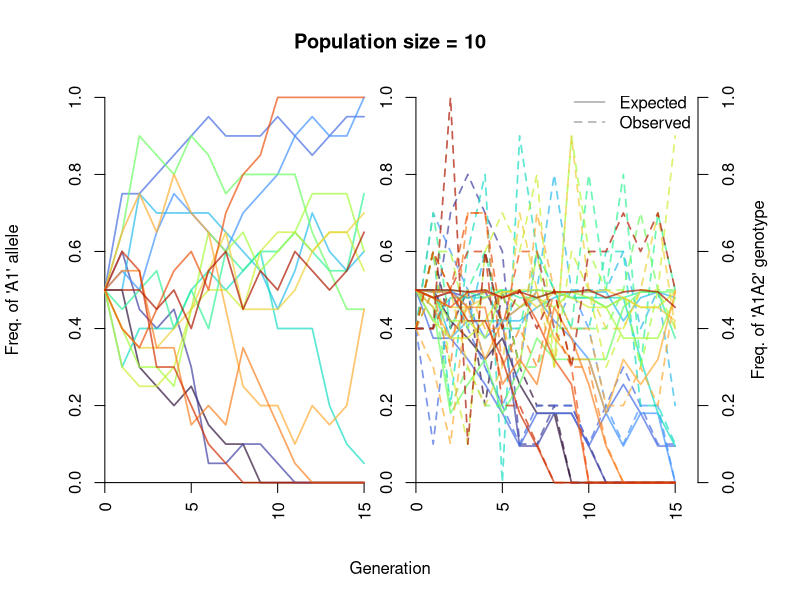
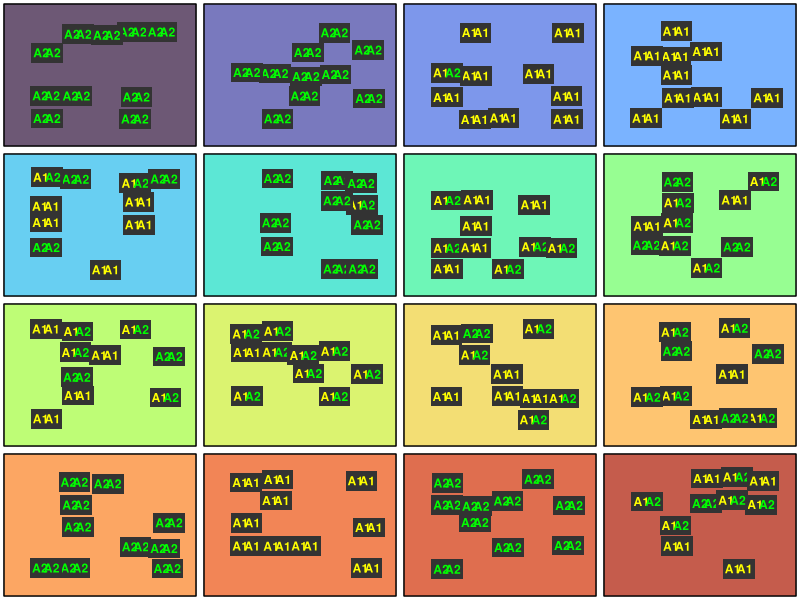

Here is the R script that generated these plots, in order:
# Clear memory, close plotting devices
rm(list = ls())
graphics.off()

# Load packages:
library(scales)
library(viridis)


# choose plotting options

# plot a graphic of the genotypes in each population at the final generation?
plot.genotypes <- TRUE
# slow down genetic drift plotting to see one popn at a time
plot.delay <- 0.2 # change to e.g. 0.2 to slow down

# Set up population parameters

# no of diploid individuals
n <- 10 
# number of generations to simulate
n.gen <- 15 
# frequency of A1 allele at generation 0
p <- 0.5 
# frequency of A2 allele at generation 0
q <- 1 - p
# number of populations to simulate
n.pop <- 16 
# selection coefficient against A1A1 (selection against A1A2 is s/2)
s <- 0 # try e.g. 0.05 
# additional selection against heterozygotes
s.het <- 0 

# probability of fixation for a new allele
1 / (2 * n)
# probability of fixation for a new nearly neutral allele:
-2 * s / (1 - exp(4 * n * s))

# create a template data frame to store genotypes
pop <- expand.grid(id = 1:n, gen = 0:n.gen, allele1 = NA, allele2 = NA)

# initialise populations with exact allele frequency
pop[pop$gen == 0, c("allele1", "allele2")] <- 
  sample(c(rep("A1", round(p * n * 2)), rep("A2", round((1 - p) * n * 2))))

# have a look
pop[pop$gen == 0, ]

# simulate evolution forwards in time
start.time <- Sys.time()
simres <-
  lapply(1:n.pop, function(j) {

    print("Generation 0", quote = FALSE)
    print(pop[pop$gen == 0, c("allele1", "allele2")], row.names = FALSE)
    
    for(generation in 1:n.gen) {
      print(paste("Generation", generation), quote = FALSE, row.names = FALSE)
      # pick mate pairs at random
      n.A1 <- rowSums(pop[pop$gen == (generation - 1), c("allele1", "allele2")] == "A1")
      w <- 1 -  n.A1/2 * s
      w.het <- 1 - (n.A1 == 1) * s.het
      parents <- replicate(n, sample(1:n, 2, replace = FALSE, prob = w * w.het))
      this.gen <-
        sapply(1:n, function(i) {
          allele.tab <- pop[pop$gen == (generation - 1), ][parents[, i], c("allele1", "allele2")]
          apply(allele.tab, 1, sample, 1)
        })
      pop[pop$gen == generation, c("allele1", "allele2")] <- t(this.gen)
      print(pop[pop$gen == generation, c("allele1", "allele2")], row.names = FALSE)
    }
    
    freq <- 
      sapply(0:n.gen, function(generation) {
        mean(unlist(pop[pop$gen == generation, c("allele1", "allele2")]) == "A1")
      })
    
    pop$genotype <- apply(pop[, c("allele1", "allele2")], 1, function(x) paste0(sort(x), collapse = ""))
    pop$genotype <- factor(pop$genotype, c("A1A1", "A1A2", "A2A2"))
    frequencies <- data.frame(gen = 0:n.gen)
    frequencies$A1 <- freq
    frequencies$A2 <- 1 - frequencies$A1
    frequencies$A1A1.exp <- frequencies$A1^2
    frequencies$A1A2.exp <- 2 * frequencies$A1 * frequencies$A2
    frequencies$A2A2.exp <- frequencies$A2^2
    frequencies[, c("A1A1.obs", "A1A2.obs", "A2A2.obs")] <- 
      do.call("rbind", (tapply(pop$genotype, pop$gen, function(x) prop.table(table(x)))))
    
    rowSums(frequencies[, c("A1A1.exp", "A1A2.exp", "A2A2.exp")])
    rowSums(frequencies[, c("A1A1.obs", "A1A2.obs", "A2A2.obs")])
    
    #message_parallel(paste0(100 * (j/n.pop), "%"))
    
    return(list(pop = pop, frequencies = frequencies))
  })
finish.time <- Sys.time()

par(mar = c(5.1, 4.1, 4.1, 5.1))
gap <- ceiling(n.gen/5)
lwd <- 1.7
plot(x = 0:n.gen, y = 0:n.gen, ylim = 0:1, type = "n", xlab = "Generation", 
     ylab = "Freq. of 'A1' allele",
     xlim = c(0, n.gen * 2 + gap), axes = FALSE)
#box()
#abline(v = n.gen + gap)
#abline(v = n.gen)
axis.labels <- pretty(c(0:n.gen))
axis(1, at = axis.labels, las = 3, pos = 0)
axis(1, at = axis.labels + n.gen + gap, labels = axis.labels, las = 3, pos = 0)
axis(2, pos = 0)
axis(2, pos = n.gen + gap)
axis(4)
mtext("Freq. of 'A1A2' genotype", side = 4, line = 2.5)
title(paste("Population size =", n))
legend("topright", c("Expected", "Observed"), lty = 1:2,
       col = grey(0.7), bty = "n", lwd = lwd)

cols <- viridis(n.pop + 1, alpha = 0.7, option = "turbo")

lapply(1:n.pop, function(i) {
  x <- simres[[i]]
  Sys.sleep(min(plot.delay, 2/n.pop))
  lines(x = 0:n.gen, y = x$frequencies$A1, 
        col = cols[i], lwd = lwd)
  lines(x = (0:n.gen) + gap + n.gen, y = x$frequencies$A1A2.exp, 
        col = cols[i], lwd = lwd)
  lines(x = (0:n.gen) + gap + n.gen, y = x$frequencies$A1A2.obs, 
        col = cols[i], lty = 2, lwd = lwd)
})

# final frequencies of A1 allele
final.freq <- sapply(simres, function(x) x$frequencies$A1[x$frequencies$gen == n.gen])
final.freq
#hist(final.freq[final.freq > 0 & final.freq < 1])
finish.time - start.time



if(plot.genotypes) {
  old.par <- par(mfrow = c(ceiling(sqrt(n.pop)), ceiling(sqrt(n.pop))), mar = c(0.3, 0.3, 0.3, 0.3))
  final.genotypes.list <- 
    lapply(1:n.pop, function(i) {
      pop <- simres[[i]]$pop
      out <- pop[pop$gen == n.gen, c("allele1", "allele2")]
      plot(1, type = "n", xlim = 0:1, ylim = 0:1, axes = FALSE)
      rect(par("usr")[1], par("usr")[3],
           par("usr")[2], par("usr")[4],
           col = cols[i]) # Color
      
      box()
      gap <- 0.05 * sqrt(n.pop)/3
      coords <- 
        expand.grid(x = (1:ceiling(n/2))/(ceiling(n/2)+1), 
                    y = (1:ceiling(n/2))/(ceiling(n/2)+1))
      coords <- coords[sample(nrow(coords), n), ] 
      out <- cbind(out, coords)
      apply(out, 1, function(x) {
        xcoord <- jitter(as.numeric(x[3]), factor = 1.5)
        ycoord <- jitter(as.numeric(x[4]), factor = 2)
        points(c(xcoord, xcoord + gap), c(ycoord, ycoord), pch = 15, cex = 4, 
               col = "grey20")
        alleles <- sort(unlist(x[1:2]))
        cols <- c(A1 = "yellow", A2 = "green")
        text(x = c(xcoord, xcoord + gap), y = ycoord, labels = alleles, col = cols[alleles],
             font = 2, cex = 1.1)
      })
      out
    })
  par(old.par)
  final.genotypes <- do.call("rbind.data.frame", final.genotypes.list)[, c("allele1", "allele2")]
  
  
  # now we can estimate some ppopulation genetic parameters
  
  # frequency of the p allele
  p.est <- mean(unlist(final.genotypes) == "A1")
  
  # expected heterozygosity
  He <- 2 * p.est * (1 - p.est)
  
  # observed homozygosity
  n.homozygote <- sum(apply(final.genotypes, 1, function(x) length(unique(x))) == 2)
  Ho <- n.homozygote / (n * n.pop)
  
  # now we can calculate an estimate of F, the inbreeding coefficient
  F.est <- 1 - Ho / He
  
  # Here F.est means "an estimate of F". F simply gauges the extent of 
  # homozygote excess (how many more homozygotes are there compared to the HWE expectation?).
  # Normally we would break F down into Fis, the portion of F due to inbreeding 
  # (between individuals within populations) and Fst, the portion of F due to divergence 
  # between populations (population structure). For the sake of simplicity, here I am 
  # assuming no inbreeding (Fis = 0) and assuming all of F is due to population structure
  # (F = Fst). We know this assumption is true only because we have simulated the data. 
  # *** You would never normally assume F = Fst, I'm only doing this to simplify this code ***
  # 
  # What does Fst mean, in practical terms? I.e. what can we learn about 
  # the "real" populations from our Fst estimate?
  # To do that we have to make some assumptions about the populations,
  # which taken together will form a model.
  # Let's assume that: 
  #   the populations are diverging independently from a common ancestor with no migration
  #   all the populations are the same constant size
  #   no mutation
  #   no selection
  #   the populations have not reached equilibrium (think about why this assumption is necessary)
  #   random mating
  #   non-overlapping generations
  # If all of the above apply, the following equation holds:
  #
  #   Fst = 1 - (1 - 1/(2*n))^t
  # 
  # where n is the size of the populations and t is the number of generations since divergence.
  #
  # (My source for this equation was equations s1 and s2 of this paper:
  # https://doi.org/10.1101%2Fgr.154831.113
  # the original sources are older and are cited above equation s1.)
  #
  # We know both n and t, so we can use this equation to calculate what F (which here = Fst)
  # should be:

  print("***********************************")
  print(paste("Estimated F:", round(F.est, 3)))
  print(paste("'True' F:", round(1 - (1 - 1/(2*n))^n.gen, 3)))
  print("***********************************")
  
  # If this was real data, and we knew the (effective) size of each population,
  # we could solve the above equation for t (time in generations), and estimate
  # the age of the populations in no of generations since divergence:
  t.est <- log(1 - F.est) / log((1 - 1/(2*n)))
  print("***********************************")
  print(paste("Estimated no of generations since splitting:", round(t.est, 1)))
  print(paste("True number of generations:", n.gen))
  print("***********************************")
  #
  # Alternatively, if we know the number of generations since splitting
  # (which is probably more realistic) we can estimate the effective size
  # of each population.
  # Solve the above equation for n:
  n.est <- 1/(2*(1 - (1 - F.est)^(1/n.gen)))
  print("***********************************")
  print(paste("Estimated effective population size (Ne):", round(n.est, 1)))
  print(paste("True effective population size (Ne):", n))
  print("***********************************")
  
}
